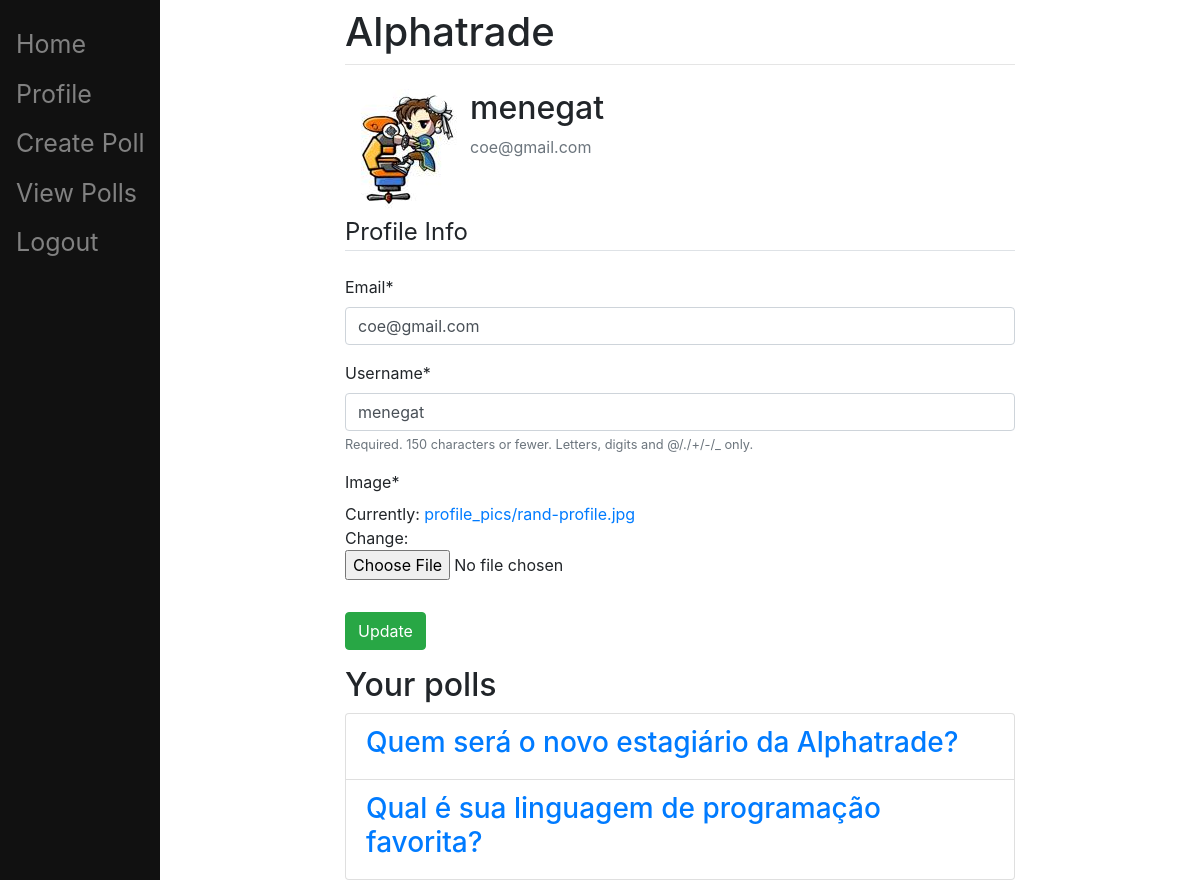
/profile/ (signed in), run on the app's committed database.
### register/models.py (models this page shows, shortened)
class Profile(models.Model):
    user = models.OneToOneField(User, on_delete=models.CASCADE)
    image = models.ImageField(default='default.jpg', upload_to='profile_pics')

### main/models.py (models this page shows, shortened)
class Question(models.Model):
    user = models.ForeignKey(User, on_delete=models.CASCADE, related_name="question", null=True)
    question_text = models.CharField(max_length=200)

### register/views.py (the view)
# urls.py: path('profile/', register_views.profile, name="profile"),
@login_required
def profile(request):
    if request.method == "POST":
        u_form = UserUpdateForm(request.POST, instance=request.user)
        p_form = ProfileUpdateForm(request.POST, request.FILES, instance=request.user.profile)
        if u_form.is_valid() and p_form.is_valid():
            u_form.save()
            p_form.save()
            messages.success(request, f'Your account has been updated!.')
            return redirect("/profile")
    else:
        u_form = UserUpdateForm(instance=request.user)
        p_form = ProfileUpdateForm(instance=request.user.profile)
    question = Question.objects.all()
    context = {
        'u_form': u_form,
        'p_form': p_form,
        'question': question
    }
    return render(request, 'register/profile.html', context)

### register/forms.py
class UserUpdateForm(forms.ModelForm):
    email = forms.EmailField()
    class Meta:
        model = User
        fields = ["email", "username"]

class ProfileUpdateForm(forms.ModelForm):
    class Meta:
        model = Profile
        fields = ['image']

### register/templates/register/profile.html (shortened to what this page needs)
{% extends "main/base.html" %}
{% load crispy_forms_tags %}
{% block content %}
    <div class="content-section">
        <div class="media">
            <img class="rounded-circle account-img" src="{{ user.profile.image.url }}">
            <div class="media-body">
                <h2 class="account-heading">{{ user.username }}</h2>
                <p class="text-secondary">{{ user.email }}</p>
            </div>
        </div>
        <form method="POST" enctype="multipart/form-data">
            <fieldset class="form-group">
                <legend class="border-bottom mb-4">Profile Info</legend>
                {{ u_form|crispy }}
                {{ p_form|crispy }}
            </fieldset>
            <div class="form-group">
                <button type="submit" class="btn btn-success">Update</button>
            </div>
        </form>
    </div>
    <div>
        <h2>Your polls</h2>
        <ul class="list-group">
            {% for names in question %}
                {% if user == names.user %}
                    <li class="list-group-item"><a href="/{{names.id}}"><h3>{{names.question_text}}</h3></a></li>
                {% endif %}
            {% endfor %}
        </ul>
    </div>
{% endblock %}

### data on the page
Question: question_text "Quem será o novo estagiário da Alphatrade?"
Question: question_text "Qual é sua linguagem de programação favorita?"

### other printed values
{{ user.username }} "menegat"
{{ user.email }} "coe@gmail.com"
